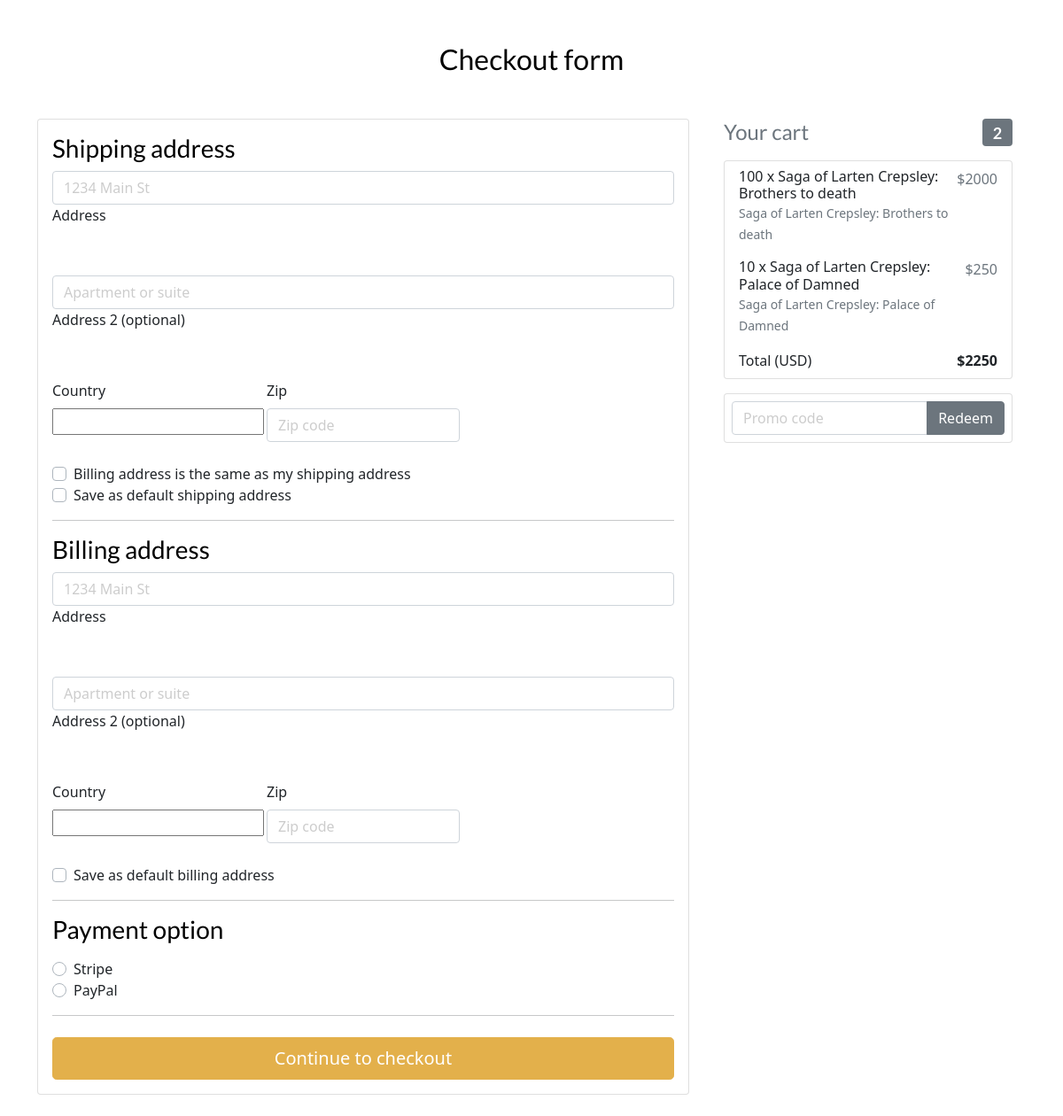
The app's page /checkout (signed in), older data.
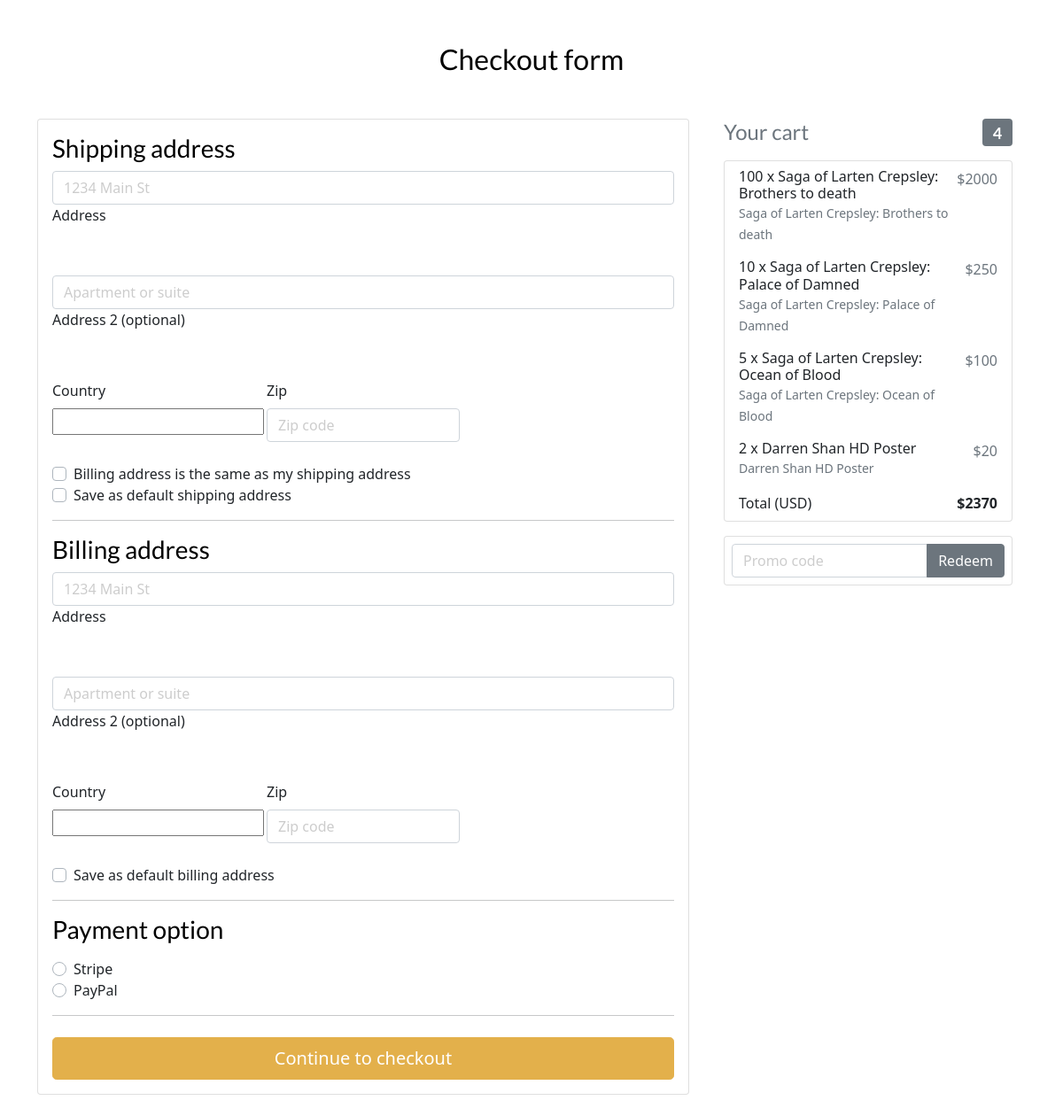
The same page, newer data.
### main/models.py (models this page shows, shortened)
class OrderItems(models.Model):
    user =  models.ForeignKey(User, on_delete=models.CASCADE,null=True)
    item = models.ForeignKey(Products,on_delete=models.CASCADE,null=True)
    qty = models.IntegerField()
    ordered = models.BooleanField(default=False)
    coupon = models.ForeignKey(
        'Coupon', on_delete=models.SET_NULL, blank=True, null=True)
    billing_address = models.ForeignKey(
        'Address', related_name='billing_address', on_delete=models.SET_NULL, blank=True, null=True)
    date_ordered = models.DateTimeField(auto_now_add=True)
    def price(self):
        return int(self.qty) * int(self.item.price)

class Products(models.Model):
    user = models.ForeignKey(User, on_delete=models.CASCADE,null=True)
    product_name = models.CharField(max_length=100)
    description = models.TextField()
    price = models.CharField(max_length=10000,null=False,default='0')
    tags = models.CharField(max_length=100,null=True)
    Image = models.ImageField(null=True,blank=True)
    date_created = models.DateTimeField(auto_now_add=True)

### main/views.py (the view)
# urls.py: path('checkout',views.checkout,name='checkout'),
def checkout(request):
    orders = request.user.orderitems_set.all()
    final_price = 0
    for i in orders:
        final_price += i.price()
    form= CheckoutForm()
    if request.method == 'POST':
        if form.is_valid():
            form = CheckoutForm(request.POST)
    context = {'orders':orders,'finalprice':final_price,'form':form,'couponform': CouponForm(),'DISPLAY_COUPON_FORM': True}
    return render(request,'main/checkout.html',context)

### main/forms.py
class CheckoutForm(forms.Form):
    shipping_address = forms.CharField(required=False)
    shipping_address2 = forms.CharField(required=False)
    shipping_country = CountryField(blank_label='(select country)').formfield(
        required=False,
        widget=CountrySelectWidget(attrs={
            'class': 'custom-select d-block w-100',
        }))
    shipping_zip = forms.CharField(required=False)
    billing_address = forms.CharField(required=False)
    billing_address2 = forms.CharField(required=False)
    billing_country = CountryField(blank_label='(select country)').formfield(
        required=False,
        widget=CountrySelectWidget(attrs={
            'class': 'custom-select d-block w-100',
        }))
    billing_zip = forms.CharField(required=False)
    same_billing_address = forms.BooleanField(required=False)
    set_default_shipping = forms.BooleanField(required=False)
    use_default_shipping = forms.BooleanField(required=False)
    set_default_billing = forms.BooleanField(required=False)
    use_default_billing = forms.BooleanField(required=False)
    payment_option = forms.ChoiceField(
        widget=forms.RadioSelect, choices=PAYMENT_CHOICES)

### main/templates/main/checkout.html (shortened to what this page needs)
{% extends "main/base.html" %}
{% load crispy_forms_tags %}
{% block content %}
  <main >
    <div class="container wow fadeIn">
      <h2 class="my-5 h2 text-center">Checkout form</h2>
      <div class="row">
        <div class="col-md-8 mb-4">
          <div class="card">
            <form method="POST" class="card-body">
              <h3>Shipping address</h3>
              <div class='hideable_shipping_form'>
                <div class="md-form mb-5">
                  <input type='text' placeholder='1234 Main St' id='shipping_address' name='shipping_address' class='form-control' />
                  <label for="shipping_address" class="">Address</label>
                </div>
                <div class="md-form mb-5">
                  <input type='text' placeholder='Apartment or suite' id='shipping_address2' name='shipping_address2' class='form-control' />
                  <label for="shipping_address2" class="">Address 2 (optional)</label>
                </div>
                <div class="row">
                  <div class="col-lg-4 col-md-12 mb-4">
                    <label for="country">Country</label>
                    {{ form.shipping_country }}
                  </div>
                  <div class="col-lg-4 col-md-6 mb-4">
                    <label for="shipping_zip">Zip</label>
                    <input type='text' placeholder='Zip code' id='shipping_zip' name='shipping_zip' class='form-control' />
                  </div>
                </div>
                <div class="custom-control custom-checkbox">
                  <label class="custom-control-label" for="same_billing_address">Billing address is the same as my shipping address</label>
                </div>
                <div class="custom-control custom-checkbox">
                  <label class="custom-control-label" for="set_default_shipping">Save as default shipping address</label>
                </div>
              </div>
              <hr>
              <h3>Billing address</h3>
              <div class='hideable_billing_form'>
                <div class="md-form mb-5">
                  <input type='text' placeholder='1234 Main St' id='billing_address' name='billing_address' class='form-control' />
                  <label for="billing_address" class="">Address</label>
                </div>
                <div class="md-form mb-5">
                  <input type='text' placeholder='Apartment or suite' id='billing_address2' name='billing_address2' class='form-control' />
                  <label for="billing_address2" class="">Address 2 (optional)</label>
                </div>
                <div class="row">
                  <div class="col-lg-4 col-md-12 mb-4">
                    <label for="country">Country</label>
                    {{ form.billing_country }}
                  </div>
                  <div class="col-lg-4 col-md-6 mb-4">
                    <label for="billing_zip">Zip</label>
                    <input type='text' placeholder='Zip code' id='billing_zip' name='billing_zip' class='form-control' />
                  </div>
                </div>
                <div class="custom-control custom-checkbox">
                  <label class="custom-control-label" for="set_default_billing">Save as default billing address</label>
                </div>
              </div>
              <hr>
              <h3>Payment option</h3>
              <div class="d-block my-3">
                {% for value, name in form.fields.payment_option.choices %}
                <div class="custom-control custom-radio">
                  <label class="custom-control-label" for="{{ name }}">{{ name }}</label>
                </div>
                {% endfor %}
              </div>
              <hr class="mb-4">
              <button class="btn btn-primary btn-lg btn-block" type="submit">Continue to checkout</button>
            </form>
          </div>
        </div>
        <div class="col-md-4 mb-4">
          {% include "main/order_snippet.html" %}
        </div>
      </div>
    </div>
  </main>
{% endblock content %}

### main/templates/main/order_snippet.html (shortened to what this page needs)
<div class="col-md-12 mb-4">
    <h4 class="d-flex justify-content-between align-items-center mb-3">
    <span class="text-muted">Your cart</span>
    <span class="badge badge-secondary badge-pill">{{ request.user.orderitems_set.count }}</span>
    </h4>
    <ul class="list-group mb-3 z-depth-1">
    {% for order_item in orders %}
    <li class="list-group-item d-flex justify-content-between lh-condensed">
        <div>
        <h6 class="my-0">{{ order_item.qty }} x {{ order_item.item.product_name}}</h6>
        <small class="text-muted">{{ order_item.item.description}}</small>
        </div>
        <span class="text-muted">${{ order_item.price }}</span>
    </li>
    {% endfor %}
    <li class="list-group-item d-flex justify-content-between">
        <span>Total (USD)</span>
        <strong>${{finalprice }}</strong>
    </li>
    </ul>
    {% if DISPLAY_COUPON_FORM %}
    <form class="card p-2" action="" method="POST">
        <div class="input-group">
            {{ couponform.code }}
            <div class="input-group-append">
            <button class="btn btn-secondary btn-md waves-effect m-0" type="submit">Redeem</button>
            </div>
        </div>
    </form>
    {% endif %}
</div>

Row changes from the older to the newer data that the page shows:
added OrderItems: qty "5", item.product_name "Saga of Larten Crepsley: Ocean of Blood", item.description "Saga of Larten Crepsley: Ocean of Blood", price "100"
added OrderItems: qty "2", item.product_name "Darren Shan HD Poster", item.description "Darren Shan HD Poster", price "20"
Text that changed along with them:
{{ request.user.orderitems_set.count }}: "2" → "4"
{{ finalprice }}: "2250" → "2370"
